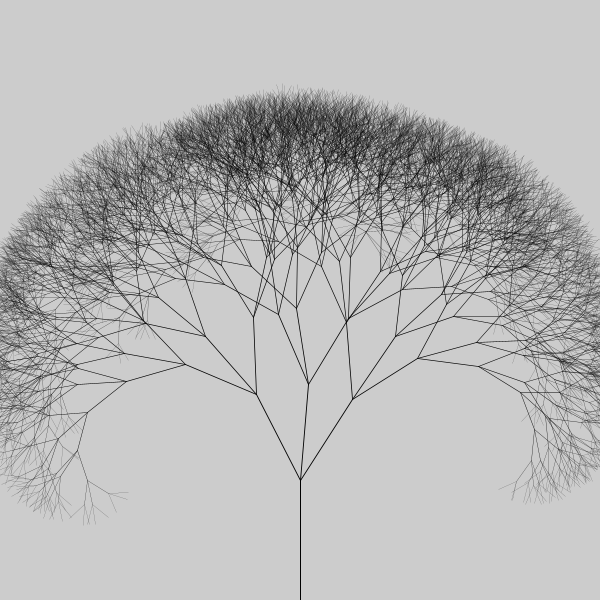
Frame 1 (no input)
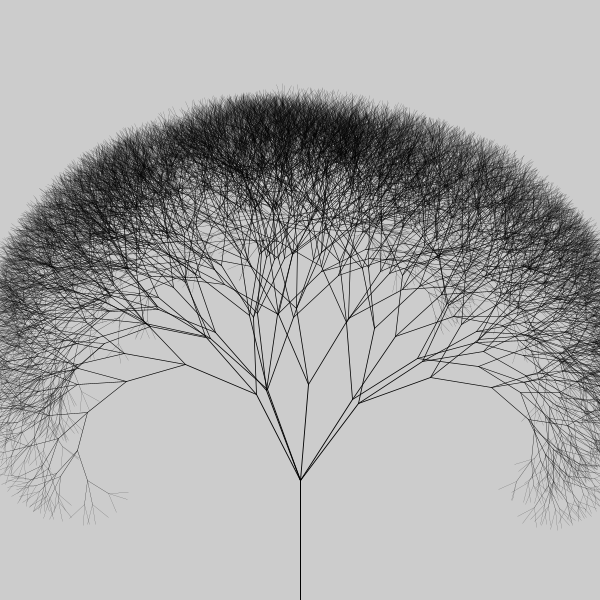
Frame 2 (the mouse pressed at the canvas centre, redrawn once)

The Processing sketch that drew these frames (run headless with seeded random() and noise(); the mouse was pressed at the canvas centre and the sketch redrawn once):

// Processing sketch: sk_recursive_tree3
// ── sk_recursive_tree3.pde
void setup()
{
  size( 600, 600 );
  noLoop();  // アニメーションしない
}

void draw()
{
  drawTree( width/2, height, 120, -90, 9 );
}

/**
  再帰関数：線を再帰的に短くし，回転させながら２分岐描画する．
*/
void drawTree( float fBeginX, float fBeginY, float fLength, float fRot, int iLevel )
{
  if( iLevel > 0 )
  {
     // 線の終点
    float fEndX = fBeginX + cos( radians( fRot ) ) * fLength;
    float fEndY = fBeginY + sin( radians( fRot ) ) * fLength;
    
    // 線の描画
    strokeWeight( iLevel / 9.0 );  // 線を細くしていく
    line( fBeginX, fBeginY, fEndX, fEndY );
    
    // 再帰呼び出し（３分岐）
    // 枝の角度ランダム
    drawTree( fEndX, fEndY, fLength * 0.80, fRot + random( 20, 40 ), iLevel - 1 );
    drawTree( fEndX, fEndY, fLength * 0.80, fRot + random( -20, 20 ), iLevel - 1 );
    drawTree( fEndX, fEndY, fLength * 0.80, fRot - random( 20, 40 ), iLevel - 1 );
  }
}
